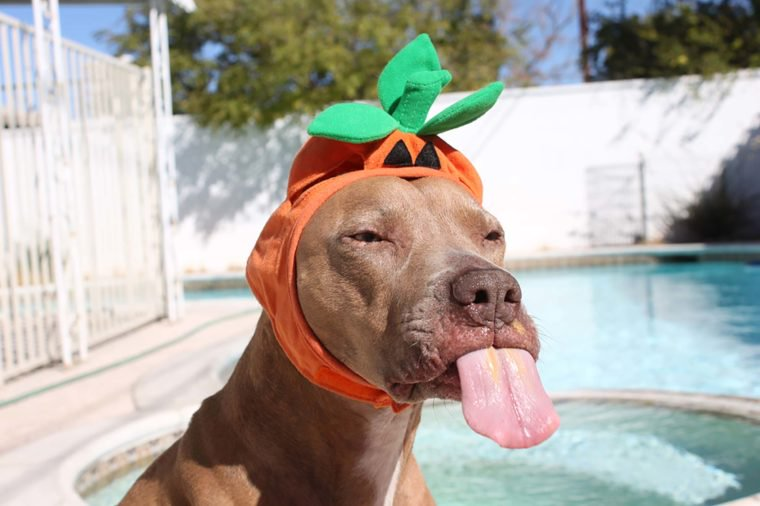
#> input picture images/dog.jpg, 760 x 506 px
$ jupyter execute --allow-errors assignment01.ipynb   (shell and % lines are left out)
#> lines starting #> are read from the running program, lines starting #| are printed output that depends on the picture
# Assignment 1

## Task 0 - Image-I/O

There are several python libraries for reading and displaying images. I recommend scikit-image. Execute the next cell and install missing libraries like scikit-image.

[cell 1]
# imports
from skimage import io, data, color
import matplotlib.pyplot as plt
import matplotlib.image as mpimg
import numpy as np

[cell 2]
image = io.imread('images/dog.jpg')
#> image is the input picture: shape (506, 760, 3); mean R, G, B 172.9, 167.5, 159.3
io.imshow(image)

By the way, there are many test images in skimage.data that you can use for your tasks. Execute the next two cells.

[cell 3]
io.imshow(data.checkerboard())
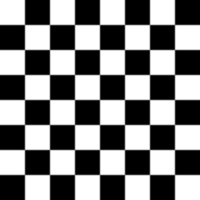
#> input picture skimage.data.checkerboard(), 200 x 200 px

[cell 4]
io.imshow(data.astronaut())
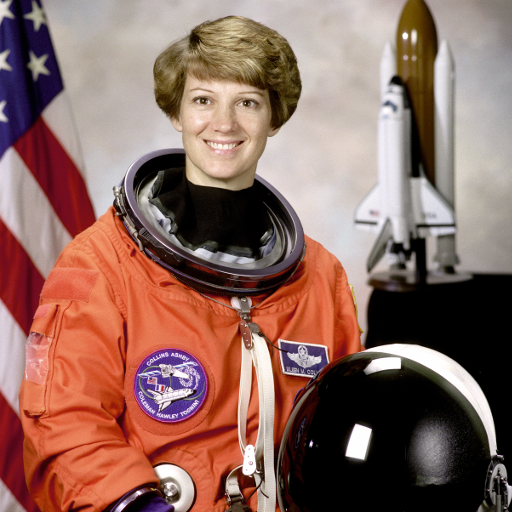
#> input picture skimage.data.astronaut(), 512 x 512 px

Add a line of code to the next cell to display 440 <= x <= 540 and 250 <= y <= 390 for the dog image!

[cell 5]
# code here
io.imshow(image[440:541, 250:391])
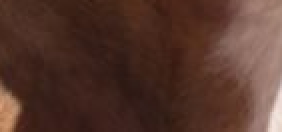
#> shown: shape (66, 141, 3) (shown 2 times larger); mean R, G, B 84.6, 54.3, 44.2

Now convert the color image to a grayscale image and display it!

[cell 6]
# code here
io.imshow(color.rgb2gray(image))
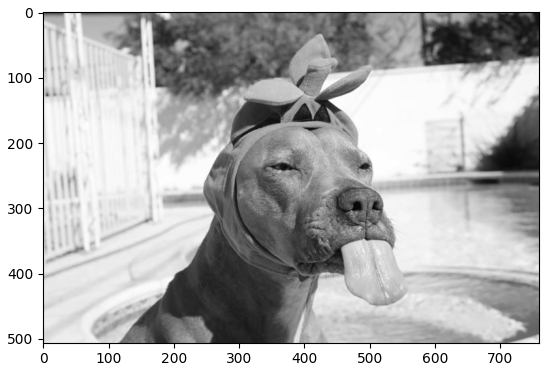
#> figure drawn by matplotlib, 1 panel

There are other color spaces. For example, HSV will be used in the lecture. Convert your image to HSV and display the H-channel.

[cell 7]
# code here
io.imshow(color.rgb2hsv(image)[:,:,0])
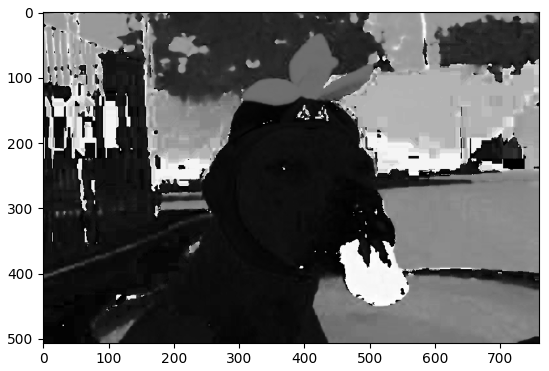
#> figure drawn by matplotlib, 1 panel

Did you know that HSV now allows creating robust (i.e. lighting independent) color histograms? Create one with Matplotlib!

[cell 8]
plt.hist(color.rgb2hsv(image)[:,:,0].ravel(), bins=256, range=(0.0, 1.0))
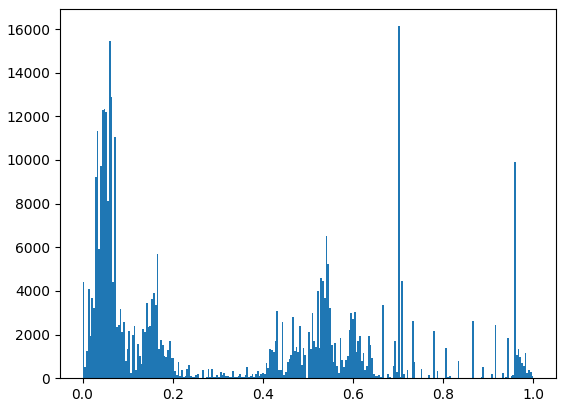
#> figure drawn by matplotlib, 1 panel; tallest bar 16131 high, from x = 0.699 to 0.703

## Task 1 - Color Spaces and Morphological Operators

### Task 1.1

For an image of your choice, implement the simple binarization method as shown in the lecture. We've put an example image in `/images`.

* Define the „positive“ subspace P in the RGB cube
* Iterate over all pixels in I and check if in P or ~P
* Write result to new image
* Play around with size and shape of P and display binary image (**RESULT**)

#> (a cell that did not finish here is left out)

### Task 1.2

* Take your binary color detection image
* Erase noise with an erosion operation
* Dilate once to get original size of object
* Find connected components with the two-pass algorithm
* Extract the bounding box on the fly
* Draw the bounding box on original image (**RESULT**)

[cell 10]
# morphology
from skimage.morphology import binary_erosion, binary_dilation, binary_closing, binary_opening

# close the "holes" in the bottles
#> (the rest of this cell did not finish here and is left out)

#> (a cell that did not finish here is left out)

[cell 12]
# for drawing bounding boxes
from skimage import draw

# find bounding boxes
# [10 lines left out: function find_bounding_boxes, not called in this run]

# draw bounding box
#> (the rest of this cell did not finish here and is left out)

### Task 1.4 (BONUS)

* Find connected components using a one-pass algorithm in your image from Task 1.2
* Plot the resulting image and compare it to the result of your two-pass implementation (**RESULT**)

[cell 13]
# [34 lines left out: function one_pass_cc, not called in this run]

#> (the rest of this cell did not finish here and is left out)

### Task 1.3

* Use your color detection and connected components algorithm
* Implement simplest tracking algorithm
* Draw history of all previous points on the frame (**RESULT**)

(see images/racecar or images/taco for sample image sequences)

[cell 14]
images = io.imread_collection('images/taco/*.jpg')
#> images = []

result = []

# print(len(images))

hue_lower = 20/360
hue_upper = 30/360

for i, image in enumerate(images[:190]):
    # 1. create binary image
    hsv = color.rgb2hsv(image)
    hue_mask = hsv[:, :, 0]
    sat_mask = hsv[:, :, 1]
    val_mask = hsv[:, :, 2]

    # the taco is distinguished by it's
    # 1. orange hue
    # 2. high saturation
    # 3. high value
    binary = (
        (hue_lower <= hue_mask)
        & (hue_mask <= hue_upper)
        & (0.7 <= sat_mask)
        & (0.6 <= val_mask)
    )

    # 2. morphology
    # closing
    for _ in range(10):
        binary = binary_dilation(binary)
    for _ in range(10):
        binary = binary_erosion(binary)

    # cleaning up debris
    for _ in range(5):
        binary = binary_erosion(binary)
    for _ in range(5):
        binary = binary_dilation(binary)

    # io.imsave(f'images/taco_binary/{i:03d}.jpg', binary.astype(np.ubyte)*255)
    # io.imshow(binary)
    # break

    taco_mark = one_pass_cc(binary)
    # io.imshow(taco_mark)
    # break

    # select largest connected component
    # Note: another good approach would be to select the component closest to the last
    top, left, bottom, right = max(
        find_bounding_boxes(taco_mark),
        key=lambda box: (box[2]-box[0])*(box[3]-box[1])
    )
    result.append(
        ((top+bottom)//2, (left+right)//2)
    )
#> this loop made 0 passes
#> after the loop, result = []

final_taco_image = image.copy()
for p1,p2 in zip(result, result[1:]):
    # draw line from p1 to p2
    rr, cc = draw.line(*p1, *p2)
    final_taco_image[rr, cc] = (0, 0, 0)

io.imshow(final_taco_image)

$ run again, with images/europe_map_political.jpg copied over images/dog.jpg
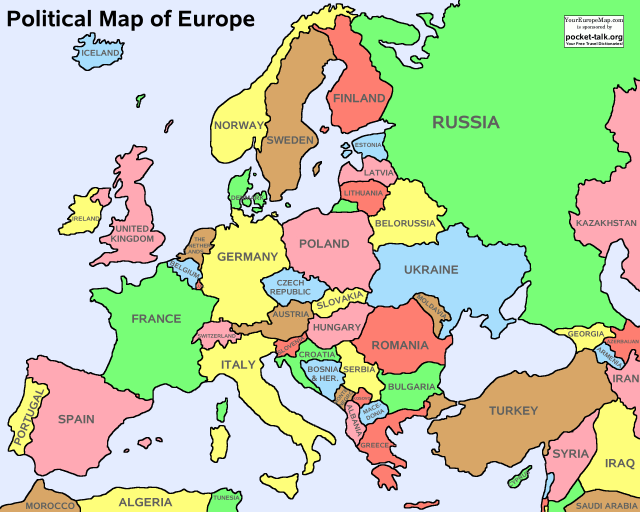
#> input picture images/europe_map_political.jpg, 1280 x 1024 px (shown at 1/2 size)
#> image is the input picture: shape (1024, 1280, 3); mean R, G, B 192.6, 209.5, 173.3
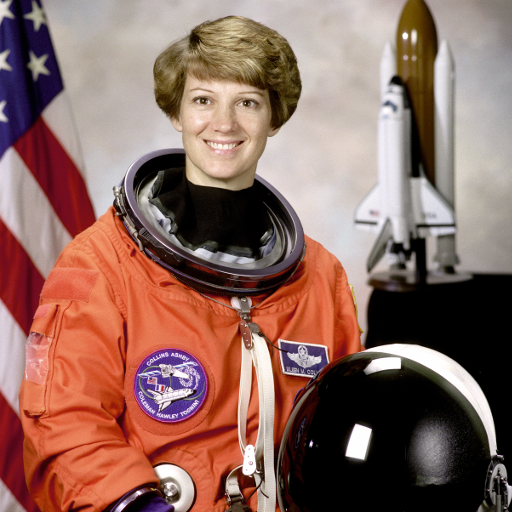
#> input picture skimage.data.astronaut(), 512 x 512 px
#> `[cell 8] plt.hist(color.rgb2hsv(image)[:,:,0].ravel(), bins=256, range..`:
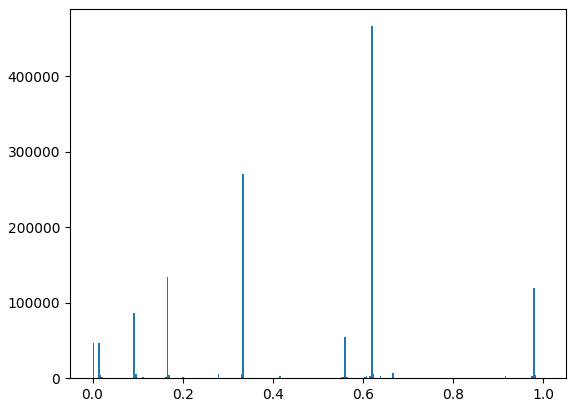
#> figure drawn by matplotlib, 1 panel; tallest bar 466159 high, from x = 0.617 to 0.621
#> images = []
